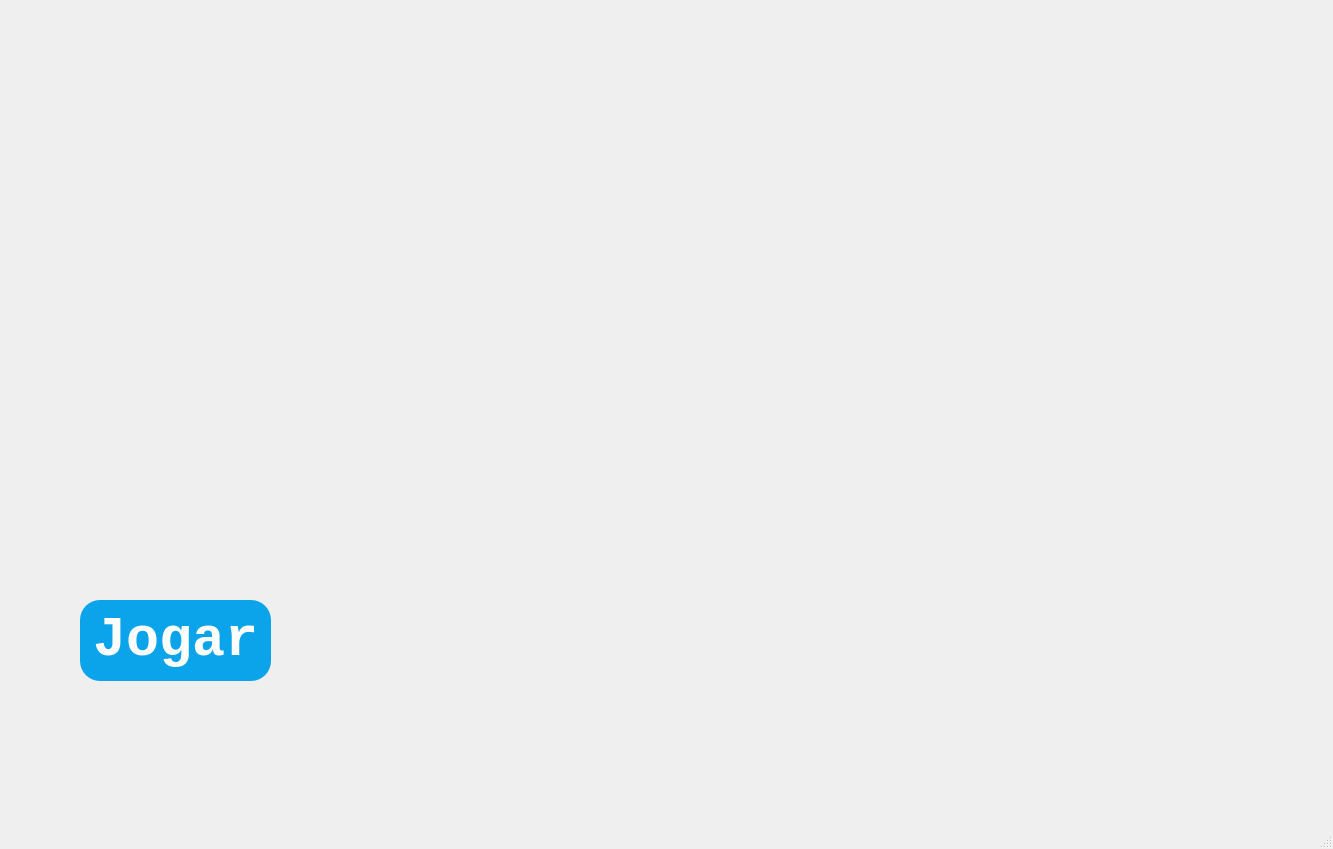
<?xml version="1.0" encoding="UTF-8"?>
<ui version="4.0">
 <class>MainWindow</class>
 <widget class="QMainWindow" name="MainWindow">
  <property name="geometry">
   <rect>
    <x>0</x>
    <y>0</y>
    <width>1333</width>
    <height>849</height>
   </rect>
  </property>
  <property name="windowTitle">
   <string>MainWindow</string>
  </property>
  <widget class="QWidget" name="centralwidget">
   <widget class="QLabel" name="label">
    <property name="geometry">
     <rect>
      <x>0</x>
      <y>-10</y>
      <width>1341</width>
      <height>821</height>
     </rect>
    </property>
    <property name="text">
     <string/>
    </property>
    <property name="pixmap">
     <pixmap>../imagens/Como-jogar-blackjack-.png</pixmap>
    </property>
    <property name="scaledContents">
     <bool>true</bool>
    </property>
   </widget>
   <widget class="QLabel" name="label_2">
    <property name="geometry">
     <rect>
      <x>30</x>
      <y>20</y>
      <width>121</width>
      <height>121</height>
     </rect>
    </property>
    <property name="text">
     <string/>
    </property>
    <property name="pixmap">
     <pixmap>unnamed.png</pixmap>
    </property>
    <property name="scaledContents">
     <bool>true</bool>
    </property>
   </widget>
   <widget class="QPushButton" name="pushButton">
    <property name="geometry">
     <rect>
      <x>80</x>
      <y>600</y>
      <width>191</width>
      <height>81</height>
     </rect>
    </property>
    <property name="font">
     <font>
      <family>Consolas</family>
      <pointsize>41</pointsize>
      <weight>75</weight>
      <italic>false</italic>
      <bold>true</bold>
      <strikeout>false</strikeout>
      <kerning>false</kerning>
     </font>
    </property>
    <property name="autoFillBackground">
     <bool>false</bool>
    </property>
    <property name="styleSheet">
     <string notr="true">background-color:#0ba4eb;
color:#ffffff;
border-radius:20px;</string>
    </property>
    <property name="text">
     <string>Jogar</string>
    </property>
   </widget>
  </widget>
  <widget class="QMenuBar" name="menubar">
   <property name="geometry">
    <rect>
     <x>0</x>
     <y>0</y>
     <width>1333</width>
     <height>21</height>
    </rect>
   </property>
  </widget>
  <widget class="QStatusBar" name="statusbar"/>
 </widget>
 <resources/>
 <connections/>
</ui>
